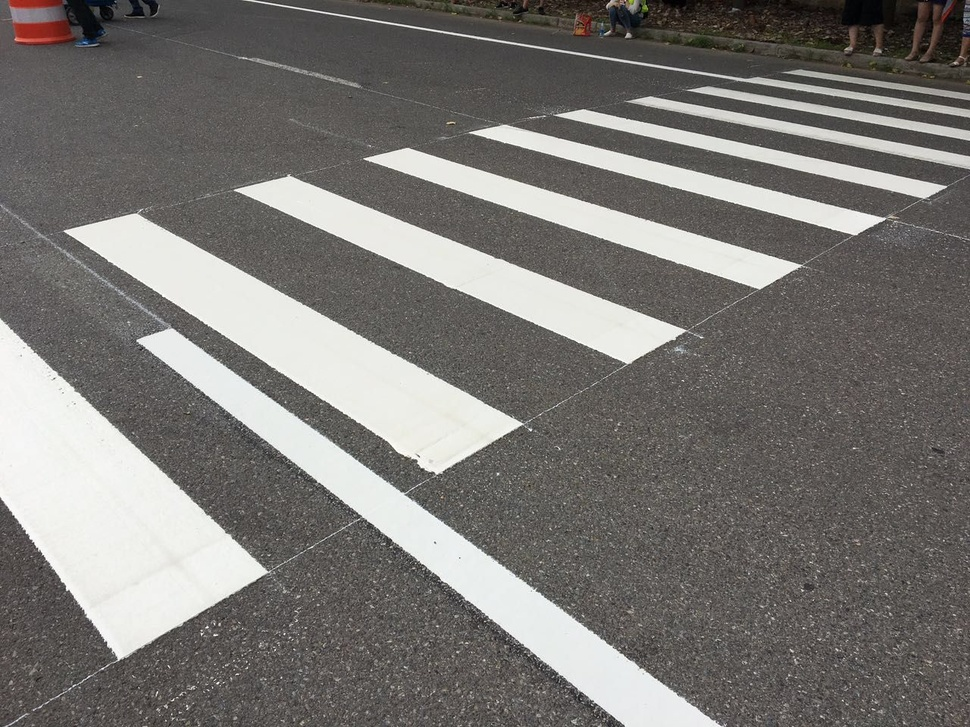
#> input picture Line Detection/src.jpg, 970 x 727 px, shrunk from 1280 x 960 before the run
$ jupyter execute 'OpenCV (Line Detection).ipynb'
#> lines starting #> are read from the running program, lines starting #| are printed output that depends on the picture
<h1 style='text-align:center'>Line Detection with OpenCV</h1>

[cell 1]
import cv2
import numpy as np
import matplotlib.pyplot as plt

img = cv2.imread('src.jpg')
#> img is the input picture: shape (727, 970, 3); mean B, G, R 116, 119.2, 121.7

<h2>Grayscale</h2>

[cell 2]
gray = cv2.cvtColor(img,cv2.COLOR_BGR2GRAY)

kernel_size = 5
blur_gray = cv2.GaussianBlur(gray,(kernel_size, kernel_size),0)

low_threshold = 50
high_threshold = 150
edges = cv2.Canny(blur_gray, low_threshold, high_threshold)
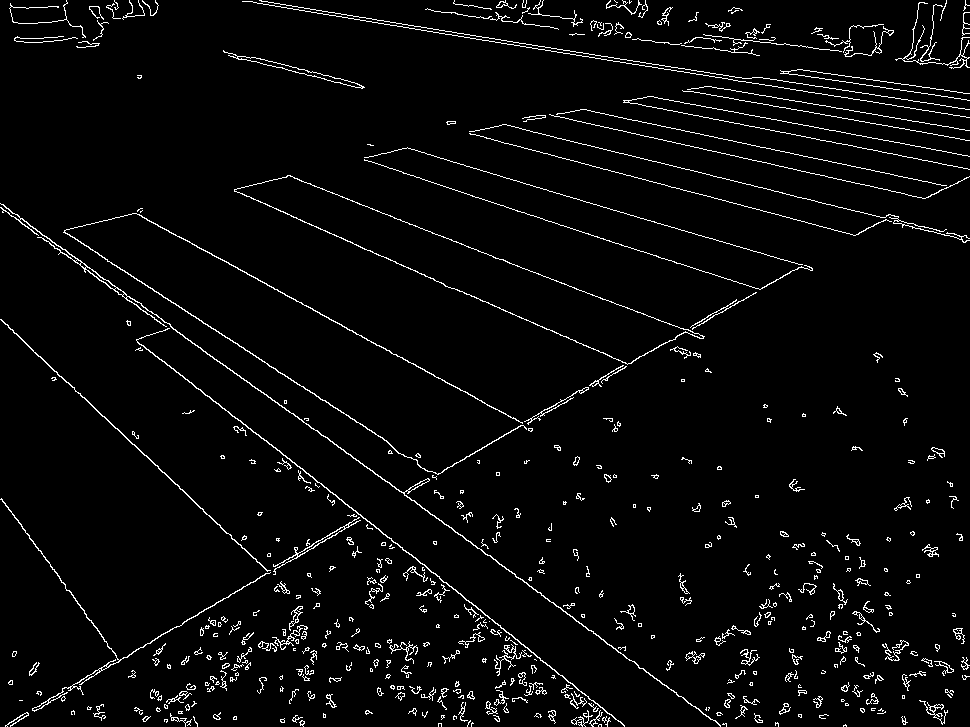
#> edges: shape (727, 970); 3.7% white in thin lines or dots

<h2>Define Model</h2>

[cell 3]
rho = 1  # distance resolution
theta = np.pi / 180  # angular resolution (distinguish small details)
threshold = 15  # minimum number of votes (intersections in Hough grid cell)
min_line_length = 50  # min pixels making up a line
max_line_gap = 20  # max gap in pixels between connectable line segments
line_image = np.copy(img) * 0  # creating a blank to draw lines on
#> line_image: shape (727, 970, 3); every value is 0

lines = cv2.HoughLinesP(edges, rho, theta, threshold, np.array([]),min_line_length, max_line_gap)
#> lines = 195 rows, first 6: [390, 25, 969, 117], [528, 423, 631, 363], [440, 185, 760, 289], [49, 238, 321, 435], [136, 340, 480, 609], [181, 237, 408, 362]

for line in lines:
    for x1,y1,x2,y2 in line:
        cv2.line(line_image,(x1,y1),(x2,y2),(0,255,0),5)
#> this loop made 195 passes
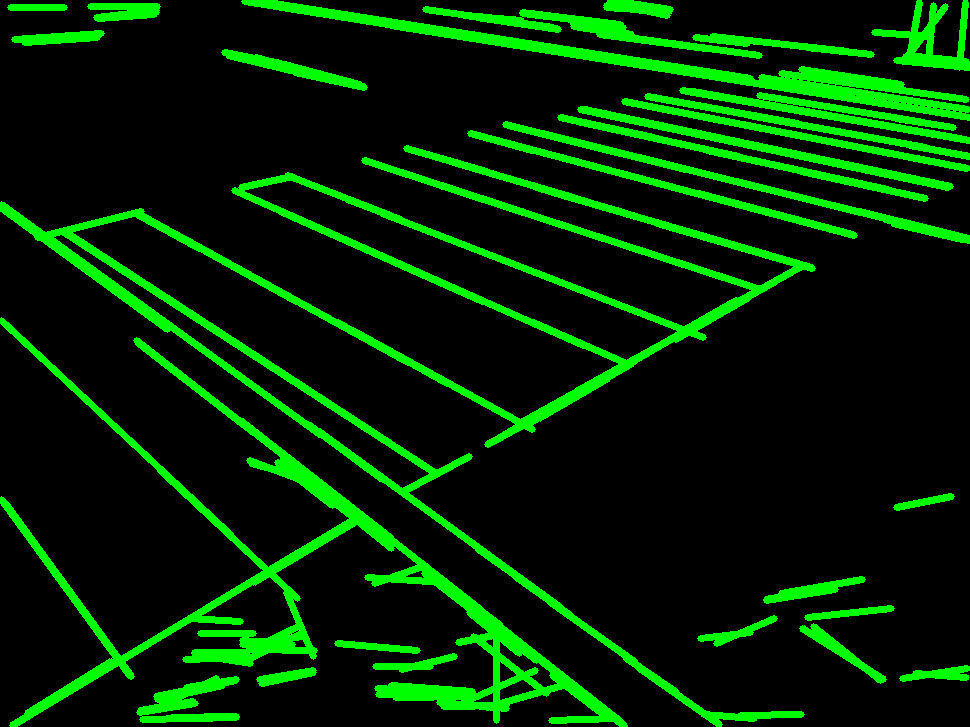
#> line_image: shape (727, 970, 3); mean B, G, R 0, 39.3, 0

[cell 4]
lines_edges = cv2.addWeighted(img, 0.8, line_image, 1, 0)
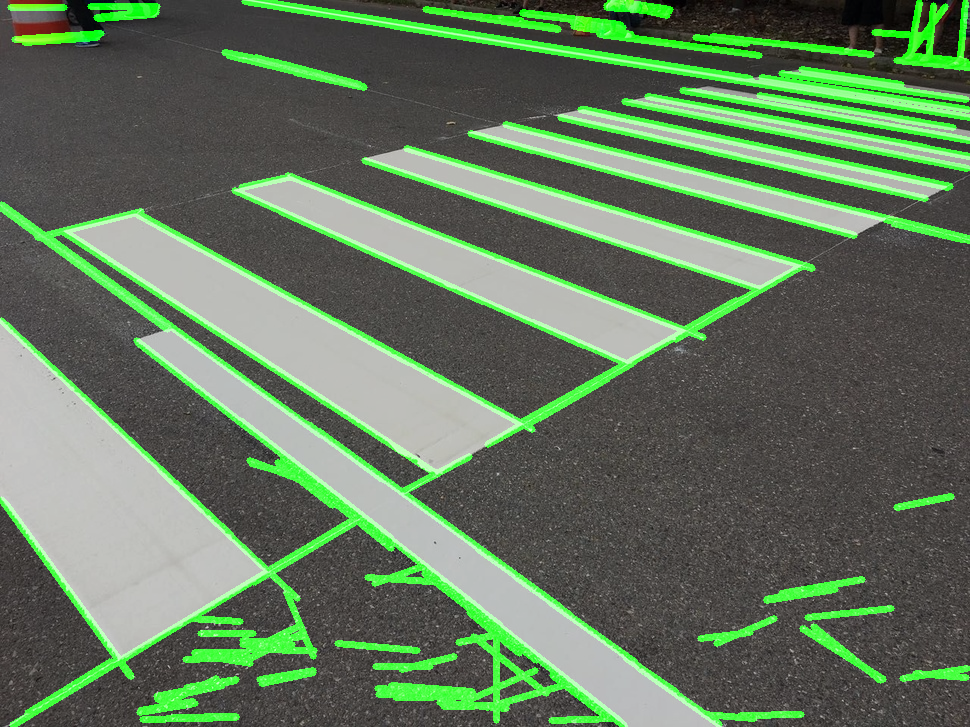
#> lines_edges: shape (727, 970, 3); mean B, G, R 92.8, 119, 97.4
